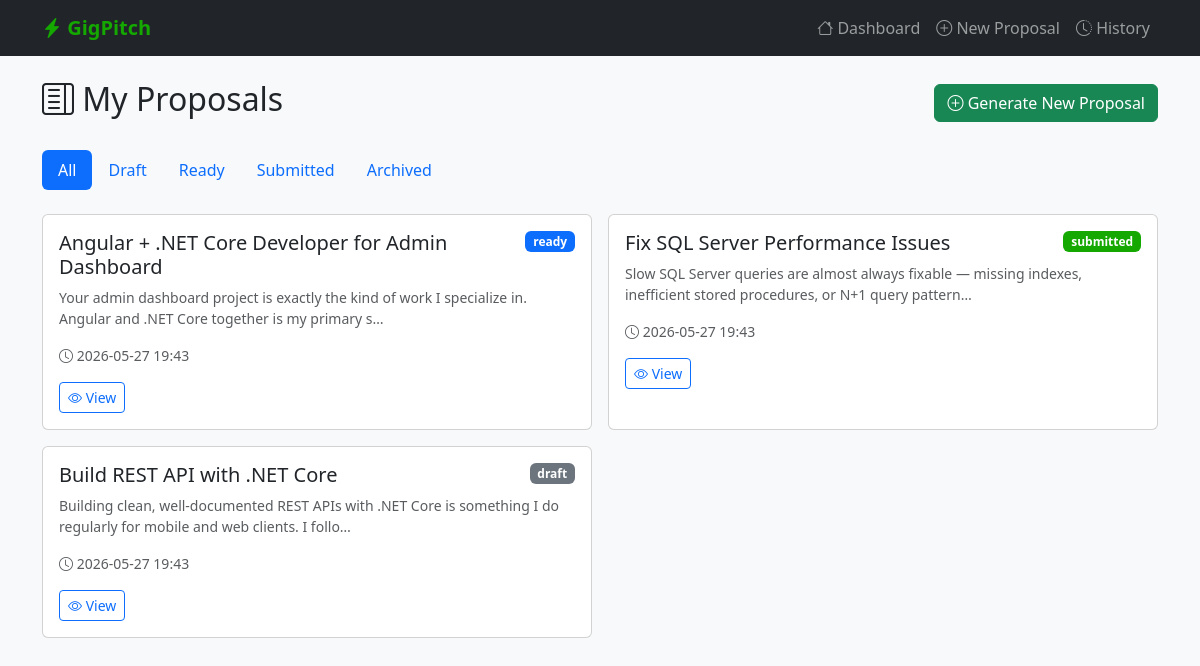
The page / on the database its author committed.
### tables this page shows
CREATE TABLE proposals (
                id INTEGER PRIMARY KEY AUTOINCREMENT,
                user_id INTEGER NOT NULL,
                job_title TEXT NOT NULL,
                job_description TEXT NOT NULL,
                client_questions TEXT,
                opening TEXT NOT NULL,
                introduction TEXT NOT NULL,
                deliverables TEXT NOT NULL,
                related_projects TEXT NOT NULL,
                cta TEXT NOT NULL,
                loom_url TEXT,
                full_text TEXT NOT NULL,
                status TEXT NOT NULL DEFAULT 'draft',
                created_at DATETIME DEFAULT CURRENT_TIMESTAMP,
                updated_at DATETIME DEFAULT CURRENT_TIMESTAMP,
                FOREIGN KEY (user_id) REFERENCES users(id)
            );

### app.py (the view)
@app.route("/")
def index():
    user_id = get_default_user_id()
    proposals = get_all_proposals(user_id) if user_id else []
    status_filter = request.args.get("status", "")
    if status_filter:
        proposals = [p for p in proposals if p["status"] == status_filter]
    return render_template("index.html", proposals=proposals, status_filter=status_filter)

### app.py (called while the page is built)
def get_default_user_id():
    from database.db import get_db
    conn = get_db()
    try:
        user = conn.execute("SELECT id FROM users LIMIT 1").fetchone()
        return user["id"] if user else None
    finally:
        conn.close()

### database/db.py (called while the page is built)
def get_db():
    conn = sqlite3.connect(DB_PATH)
    conn.row_factory = sqlite3.Row
    conn.execute("PRAGMA foreign_keys = ON")
    return conn

### proposals/proposal_builder.py (called while the page is built)
def get_all_proposals(user_id: int) -> list:
    conn = get_db()
    try:
        rows = conn.execute(
            "SELECT * FROM proposals WHERE user_id = ? ORDER BY updated_at DESC",
            (user_id,)
        ).fetchall()
        proposals = []
        for row in rows:
            data = dict(row)
            data["deliverables"] = json.loads(data.get("deliverables", "[]"))
            data["related_projects"] = json.loads(data.get("related_projects", "[]"))
            proposals.append(data)
        return proposals
    finally:
        conn.close()

### templates/index.html (shortened to what this page needs)
{% extends "base.html" %}
{% block content %}
<div class="d-flex justify-content-between align-items-center mb-4">
    <h2><i class="bi bi-layout-text-sidebar"></i> My Proposals</h2>
    <a href="{{ url_for('generate') }}" class="btn btn-success">
        <i class="bi bi-plus-circle"></i> Generate New Proposal
    </a>
</div>
<ul class="nav nav-pills mb-4">
    <li class="nav-item">
        <a class="nav-link {% if not status_filter %}active{% endif %}" href="{{ url_for('index') }}">
            All
        </a>
    </li>
    {% for status in ['draft', 'ready', 'submitted', 'archived'] %}
    <li class="nav-item">
        <a class="nav-link {% if status_filter == status %}active{% endif %}"
           href="{{ url_for('index', status=status) }}">
            {{ status|capitalize }}
        </a>
    </li>
    {% endfor %}
</ul>
{% if proposals %}
    <div class="row g-3">
        {% for p in proposals %}
        <div class="col-md-6">
            <div class="card proposal-card h-100">
                <div class="card-body">
                    <div class="d-flex justify-content-between align-items-start mb-2">
                        <h5 class="card-title mb-0">{{ p.job_title }}</h5>
                        <span class="badge status-{{ p.status }} text-white ms-2">{{ p.status }}</span>
                    </div>
                    <p class="card-text text-muted small">
                        {{ p.opening[:120] }}{% if p.opening|length > 120 %}…{% endif %}
                    </p>
                    <div class="text-muted small mb-3">
                        <i class="bi bi-clock"></i>
                        {{ p.created_at[:16] if p.created_at else '' }}
                    </div>
                    <a href="{{ url_for('view_proposal', proposal_id=p.id) }}"
                       class="btn btn-outline-primary btn-sm">
                        <i class="bi bi-eye"></i> View
                    </a>
                </div>
            </div>
        </div>
        {% endfor %}
    </div>
{% endif %}
{% endblock %}

### templates/base.html (shortened to what this page needs)
<!DOCTYPE html>
<html lang="en">
<head>
    <link href="https://cdn.jsdelivr.net/npm/bootstrap@5.3.2/dist/css/bootstrap.min.css" rel="stylesheet">
    <link href="https://cdn.jsdelivr.net/npm/bootstrap-icons@1.11.3/font/bootstrap-icons.min.css" rel="stylesheet">
</head>
<body>
    <nav class="navbar navbar-expand-lg navbar-dark bg-dark">
        <div class="container">
            <a class="navbar-brand" href="{{ url_for('index') }}">
                <i class="bi bi-lightning-charge-fill"></i> GigPitch
            </a>
            <div class="navbar-nav ms-auto">
                <a class="nav-link" href="{{ url_for('index') }}">
                    <i class="bi bi-house"></i> Dashboard
                </a>
                <a class="nav-link" href="{{ url_for('generate') }}">
                    <i class="bi bi-plus-circle"></i> New Proposal
                </a>
                <a class="nav-link" href="{{ url_for('history') }}">
                    <i class="bi bi-clock-history"></i> History
                </a>
            </div>
        </div>
    </nav>
    <div class="container mt-4">
        {% block content %}{% endblock %}
    </div>
</body>
</html>

### templates/base.html (style rules this page uses)
body { background-color: #f8f9fa; }
.navbar-brand { font-weight: 700; color: #14a800 !important; }
.status-draft { background-color: #6c757d; }
.status-ready { background-color: #0d6efd; }
.status-submitted { background-color: #14a800; }

### rows shown on the page
proposals: job_title "Angular + .NET Core Developer for Admin Dashboard", status "ready", opening "Your admin dashboard project is exactly the kind of work I specialize in. Angular and .NET Core together is my primary s", created_at "2026-05-27 19:43"
proposals: job_title "Fix SQL Server Performance Issues", status "submitted", opening "Slow SQL Server queries are almost always fixable — missing indexes, inefficient stored procedures, or N+1 query pattern", created_at "2026-05-27 19:43"
proposals: job_title "Build REST API with .NET Core", status "draft", opening "Building clean, well-documented REST APIs with .NET Core is something I do regularly for mobile and web clients. I follo", created_at "2026-05-27 19:43"

### other values the page prints
{{ status|capitalize }} "Draft" "Ready" "Submitted" "Archived"
